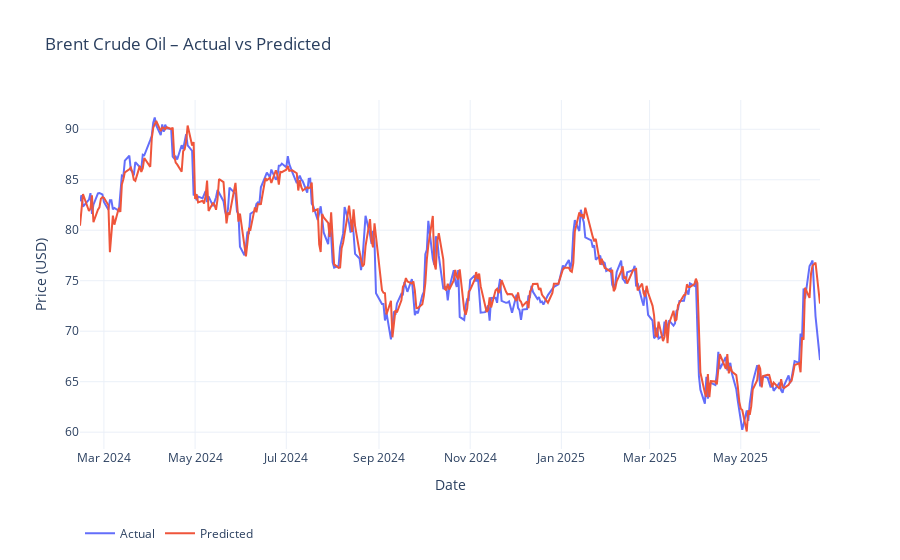

The code cell stored with this chart in its notebook:
### Markdown cell above
## Random forest

### Code cell
import yfinance as yf
import pandas as pd
import numpy as np
from sklearn.ensemble import RandomForestRegressor
from sklearn.metrics import (
    mean_squared_error,
    mean_absolute_error,
    mean_absolute_percentage_error,
    r2_score,
    explained_variance_score
)
import plotly.graph_objects as go

SEED = 42
np.random.seed(SEED)

# === 1. Download Brent crude oil price data ==================================
df = (
    yf.download("BZ=F", start="2011-06-13", end="2025-06-25")[['Close']]
      .rename(columns={'Close': 'Price'})
      .dropna()
)

# === 2. Load & align embeddings =============================================
emb = (
    pd.read_csv('../Data/raw/embeddings_feature_distilbert-base-uncased.csv', parse_dates=['date'])
      .set_index('date')
)
# Rialliniamo all'indice di df
emb = emb.reindex(df.index).ffill().bfill()

sent = (
    pd.read_csv('../Data/raw/daily_sent.csv', parse_dates=['Date'])
      .set_index('Date')
)

# Aggiungiamo gli embedding al DataFrame principale

df['SENT_1'] = emb['embedding_3d_1_mean']
df['SENT_2'] = emb['embedding_3d_2_mean']
df['SENT_3'] = emb['embedding_3d_3_mean']
df['cosine_sim']            = emb['cosine_sim']
df['drift']                 = emb['drift']
df['drift_velocity']        = emb['drift_velocity']
df['drift_velocity_diff']   = emb['drift_velocity_diff']
df['drift_acceleration']    = emb['drift_acceleration']
df['var_3d_1']              = emb['embedding_3d_1_var_daily']
df['var_3d_2']              = emb['embedding_3d_2_var_daily']
df['var_3d_3']              = emb['embedding_3d_3_var_daily']
df['sentiment']             = sent['avg_score']

# === 3. Costruzione delle lag-feature =======================================
# Lag dei prezzi
for lag in range(1, 6):
    df[f'price_lag_{lag}'] = df['Price'].shift(lag)



# Target = prezzo del giorno successivo
df['target'] = df['Price'].shift(-1)
df.dropna(inplace=True)

# === 4. Train-test split (90/10) ============================================

feat_cols = [
    'Price',
    'SENT_1','SENT_2','SENT_3',
    'cosine_sim','drift','drift_velocity','drift_velocity_diff','drift_acceleration',
    'var_3d_1','var_3d_2','var_3d_3',
    'sentiment'
]

X = df[feat_cols]
y = df['target']
split_idx = int(len(df) * 0.9)
X_train, X_test = X.iloc[:split_idx], X.iloc[split_idx:]
y_train, y_test = y.iloc[:split_idx], y.iloc[split_idx:]

# === 5. Train Random Forest =================================================
rf = RandomForestRegressor(n_estimators=200, random_state=SEED, n_jobs=-1)
rf.fit(X_train, y_train)
preds = rf.predict(X_test)

# === 6. Metriche di valutazione ============================================
def smape(y_true, y_pred):
    denom = (np.abs(y_true) + np.abs(y_pred)) / 2
    return np.mean(np.abs(y_true - y_pred) / denom) * 100

def theils_u(y_true, y_pred):
    rmsfe = np.sqrt(np.mean((y_pred - y_true) ** 2))
    denom = (np.sqrt(np.mean(y_true ** 2)) +
             np.sqrt(np.mean(y_pred ** 2)))
    return rmsfe / denom

metrics = {
    "RMSE": np.sqrt(mean_squared_error(y_test, preds)),
    "MAE": mean_absolute_error(y_test, preds),
    "MAPE (%)": mean_absolute_percentage_error(y_test, preds) * 100,
    "sMAPE (%)": smape(y_test.values, preds),
    "R²": r2_score(y_test, preds),
    "Explained Variance": explained_variance_score(y_test, preds),
    "Theil’s U": theils_u(y_test.values, preds),
    "Directional Accuracy (%)": (
        np.mean(
            np.sign(y_test.values[1:] - y_test.values[:-1]) ==
            np.sign(preds[1:] - y_test.values[:-1])
        ) * 100
    )
}

print(pd.Series(metrics).to_frame('Random Forest').round(4))

# === 7. Grafico Plotly Actual vs Predicted =================================
fig = go.Figure()
fig.add_trace(go.Scatter(
    x=y_test.index, y=y_test, mode='lines', name='Actual'
))
fig.add_trace(go.Scatter(
    x=y_test.index, y=preds, mode='lines', name='Predicted'
))
fig.update_layout(
    title='Brent Crude Oil – Actual vs Predicted',
    xaxis_title='Date',
    yaxis_title='Price (USD)',
    template='plotly_white',
    legend=dict(orientation='h', y=-0.2)
)
fig.show()

### Figure 1 — Plotly figure (JSON) as saved in the notebook; plotly's stock layout.template omitted (floating-point values rounded to 4 significant figures; data arrays with more than 128 entries replaced by an {"elided": "..."} marker saying what was removed)
{"data": [{"mode": "lines", "name": "Actual", "type": "scatter", "x": {"elided": "338 str values"}, "y": {"elided": "338 float values"}}, {"mode": "lines", "name": "Predicted", "type": "scatter", "x": {"elided": "338 str values"}, "y": {"elided": "338 float values"}}], "layout": {"legend": {"orientation": "h", "y": -0.2}, "title": {"text": "Brent Crude Oil – Actual vs Predicted"}, "xaxis": {"title": {"text": "Date"}}, "yaxis": {"title": {"text": "Price (USD)"}}}}
